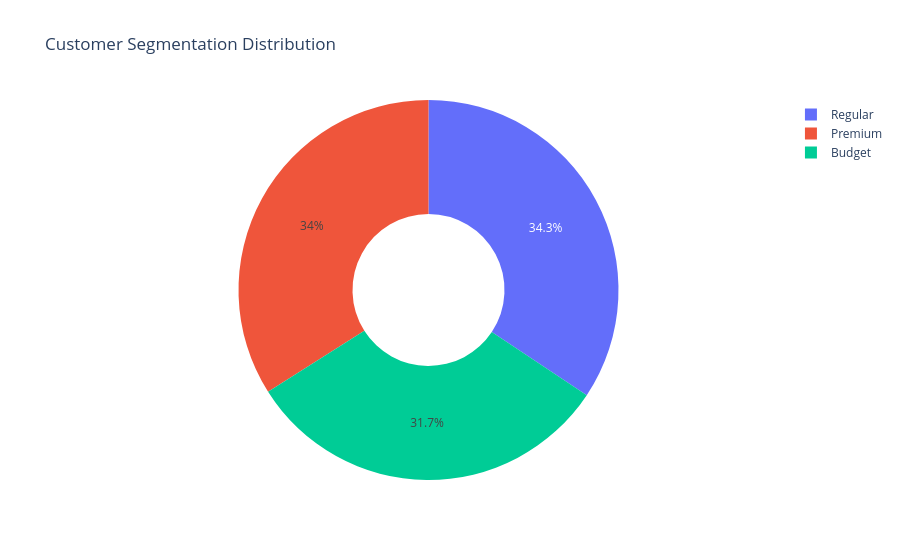

The notebook cell this image was saved under:
### Code cell
import plotly.express as px

segment_counts = df["Segment"].value_counts().reset_index()
segment_counts.columns = ["Segment", "Customers"]

fig = px.pie(
    segment_counts,
    names="Segment",
    values="Customers",
    title="Customer Segmentation Distribution",
    hole=0.4
)

fig.show()

### Figure 1 — Plotly figure (JSON) as saved in the notebook; plotly's stock layout.template omitted (floating-point values rounded to 4 significant figures)
{"data": [{"domain": {"x": [0, 1], "y": [0, 1]}, "hole": 0.4, "hovertemplate": "Segment=%{label}<br>Customers=%{value}<extra></extra>", "labels": ["Regular", "Premium", "Budget"], "legendgroup": "", "name": "", "showlegend": true, "type": "pie", "values": [103, 102, 95]}], "layout": {"legend": {"tracegroupgap": 0}, "title": {"text": "Customer Segmentation Distribution"}}}
